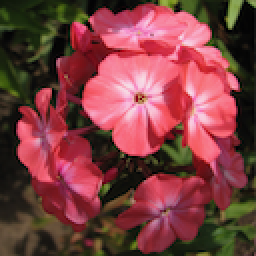
#> input picture flower_color_images/flower_images/0001.png, 128 x 128 px, found by its file name (shown 2 times larger)
$ jupyter execute drawing.ipynb
#> lines starting #> are read from the running program, lines starting #| are printed output that depends on the picture
<a href="https://colab.research.google.com/github/robbi621/pembelajaran-mesin/blob/main/opencv_basic/drawing.ipynb" target="_parent"></a>

[cell 1]
from google.colab import drive #buat loot drive
drive.mount('/content/drive')

[cell 2]
# import the necessary packages
from matplotlib import pyplot as plt
import numpy as np
import cv2

[cell 3]
def plt_imshow(title, image):
	# convert the image frame BGR to RGB color space and display it
#> called with title = 'Canvas'
	image = cv2.cvtColor(image, cv2.COLOR_BGR2RGB)
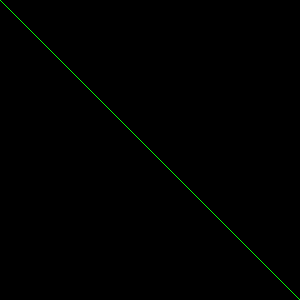
#> image: shape (300, 300, 3); mean R, G, B 0, 0.8, 0
	plt.imshow(image)
	plt.title(title)
	plt.grid(False)
	plt.show()

[cell 4]
# initialize our canvas as a 300x300 pixel image with 3 channels
# (Red, Green, and Blue) with a black background
canvas = np.zeros((300, 300, 3), dtype="uint8")

[cell 5]
# draw a green line from the top-left corner of our canvas to the
# bottom-right
green = (0, 255, 0)
cv2.line(canvas, (0, 0), (300, 300), green)
plt_imshow("Canvas", canvas)

# draw a 3 pixel thick red line from the top-right corner to the
# bottom-left
red = (0, 0, 255)
cv2.line(canvas, (300, 0), (0, 300), red, 3)
plt_imshow("Canvas", canvas)
#> call 2 of plt_imshow, with title = 'Canvas'
#> in plt_imshow (call 2), `image = cv2.cvtColor(image, cv2.COLOR_BGR2RGB)`:
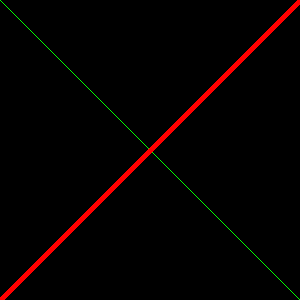
#> image: shape (300, 300, 3); mean R, G, B 5.9, 0.8, 0

[cell 6]
# draw a green 50x50 pixel square, starting at 10x10 and ending at 60x60
cv2.rectangle(canvas, (10, 10), (60, 60), green)
plt_imshow("Canvas", canvas)

# draw another rectangle, this one red with 5 pixel thickness
cv2.rectangle(canvas, (50, 200), (200, 225), red, 5)
plt_imshow("Canvas", canvas)

# draw a final rectangle (blue and filled in )
blue = (255, 0, 0)
cv2.rectangle(canvas, (200, 50), (225, 125), blue, -1)
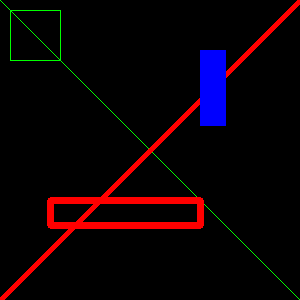
#> canvas: shape (300, 300, 3); mean of channels 0, 1, 2 5.6, 1.4, 12; drawn as B, G, R
plt_imshow("Canvas", canvas)

[cell 7]
# re-initialize our canvas as an empty array, then compute the
# center (x, y)-coordinates of the canvas
canvas = np.zeros((300, 300, 3), dtype="uint8")
(centerX, centerY) = (canvas.shape[1] // 2, canvas.shape[0] // 2)
white = (255, 255, 255)

# loop over increasing radii, from 25 pixels to 150 pixels in 25
# pixel increments
for r in range(0, 175, 25):
	# draw a white circle with the current radius size
	cv2.circle(canvas, (centerX, centerY), r, white)
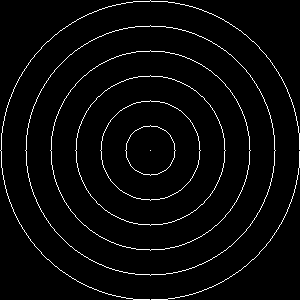
#> canvas: shape (300, 300, 3); 3.3% white in thin lines or dots

# show our work of art
plt_imshow("Canvas", canvas)

[cell 8]
# re-initialize our canvas once again
canvas = np.zeros((300, 300, 3), dtype="uint8")

# let's draw 25 random circles
for i in range(0, 25):
	# randomly generate a radius size between 5 and 200, generate a
	# random color, and then pick a random point on our canvas where
	# the circle will be drawn
	radius = np.random.randint(5, high=200)
	color = np.random.randint(0, high=256, size=(3,)).tolist()
	pt = np.random.randint(0, high=300, size=(2,))

	# draw our random circle on the canvas
	cv2.circle(canvas, tuple(pt), radius, color, -1)
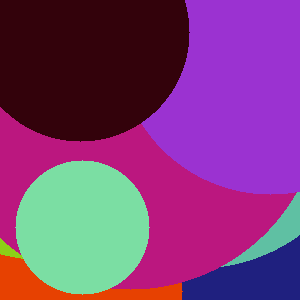
#> canvas: shape (300, 300, 3); mean of channels 0, 1, 2 120.2, 61, 125.3; drawn as B, G, R

# display our masterpiece to our screen
plt_imshow("Canvas", canvas)

[cell 9]
# since we are using Jupyter Notebooks we can replace our argument
# parsing code with *hard coded* arguments and values
args = {
	"image": "/content/drive/MyDrive/TKC/0001.png"
}

[cell 10]
# load the input image from disk
image = cv2.imread(args["image"])
#> image is the input picture: shape (128, 128, 3); mean B, G, R 64.3, 63.1, 124

cv2.rectangle(image, (400, 200), (1200, 600), (0, 255, 255), -1)
cv2.rectangle(image, (450, 250), (1150, 550), (0, 0, 255), 1)

# show the output image
plt_imshow("Output", image)
